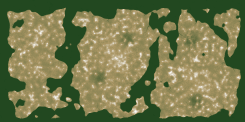
#> input picture docs/sjednoceni/obrazky/g4/02-nahled-vyska.png, 245 x 122 px
$ python kresli_g4.py
#> lines starting #> are read from the running program, lines starting #| are printed output that depends on the picture
# G-4: Godot jádro WillageJadro – tok volání a náhledy vrstev z headless testu (02/03 uložil JadroTest přes uzly NahledVrstvy).
import os
import matplotlib; matplotlib.use("Agg")
import matplotlib.pyplot as plt
from matplotlib.patches import FancyBboxPatch
here = os.path.dirname(os.path.abspath(__file__))
fig = plt.figure(figsize=(16, 9))
ax = fig.add_axes([0, 0.36, 1, 0.64]); ax.set_xlim(0, 16); ax.set_ylim(0, 6); ax.axis("off")
def box(x, y, w, h, t, fc, z=False, fs=9):
    ax.add_patch(FancyBboxPatch((x, y), w, h, boxstyle="round,pad=0.05", fc=fc, ec="#c33" if z else "#333", lw=2 if z else 1, ls="--" if z else "-"))
    ax.text(x + w / 2, y + h / 2, t, ha="center", va="center", fontsize=fs)
def sip(x1, y1, x2, y2, t=""):
    ax.annotate("", (x2, y2), (x1, y1), arrowprops=dict(arrowstyle="->", color="#555"))
    if t: ax.text((x1 + x2) / 2 + 0.1, (y1 + y2) / 2, t, fontsize=8, color="#555")
ax.text(8, 5.7, "G-4: Godot jádro WillageJadro (autoload) – hlavní vlákno jen řadí a zobrazuje, fasáda běží na jednom vlákně fronty", ha="center", fontsize=13, weight="bold")
box(0.3, 3.9, 4.6, 1.3, "Uzly ve scéně (editor)\nNahledVrstvy (TextureRect) · StavJadra (Label)\nZastupnyPanel ×6 (7d, M8, M9, U-1, U-2, nápověda)", "#eef", False, 9)
box(5.6, 3.9, 4.6, 1.3, "WillageJadro (Node, autoload)\nGeneruj · Nastav · Mapa · Otisky · Moduly · Parametry\nUloz · Nacti · Potvrd · Zrus  → id úlohy < 1 ms", "#ffd", False, 9)
box(10.9, 3.9, 4.8, 1.3, "FrontaPrace (Willage.Gen.Api, bez Godotu)\njedno vlákno, pořadí, CancellationToken\nkonec / průběh → dispečer = CallDeferred", "#cde", False, 9)
box(10.9, 1.9, 4.8, 1.3, "GeneratorSveta (fasáda G-3)\npipeline M0–M7 + zástupné M6d, M8, M9\nprůběh po modulech, zrušení mezi moduly", "#cde", False, 9)
box(5.6, 1.9, 4.6, 1.3, "Adaptéry DTO → Godot\nTexturaMapy (Image/ImageTexture) · SitRezu (ArrayMesh)\nMultiMeshSloupce (MultiMesh) · DtoNaVariant", "#efe", False, 9)
box(0.3, 1.9, 4.6, 1.3, "Signály (hlavní vlákno)\nModulHotov · PlanetaHotova · OtiskyHotove · MapaHotova\nParametrZmenen · PlanetaInfo · PraceSelhala · PraceZrusena\nKatalogZmenen (zástupný)", "#fef", False, 8)
sip(4.9, 4.55, 5.6, 4.55, "příkaz"); sip(10.2, 4.55, 10.9, 4.55, "Zarad"); sip(13.3, 3.9, 13.3, 3.2, "vlákno fronty")
sip(10.9, 2.55, 10.2, 2.55, "DTO"); sip(5.6, 2.55, 4.9, 2.55, "Texture, Dictionary"); sip(2.6, 3.2, 2.6, 3.9, "")
ax.text(8, 0.9, "headless test JadroTest.tscn (Godot 4.7.2 mono): 12/0 · zahřáté volání 0,017 ms · 277 snímků během 1,9 s generace, nejdelší 23,6 ms · otisky = CLI", ha="center", fontsize=10, color="#363")
for i, (f, t) in enumerate([("02-nahled-vyska.png", "NahledVrstvy: výška (980×488 / 4)"), ("03-nahled-biom.png", "NahledVrstvy: biom (980×488 / 4)")]):
    a = fig.add_axes([0.05 + i * 0.48, 0.02, 0.42, 0.32]); a.imshow(plt.imread(os.path.join(here, f)), interpolation="nearest"); a.set_title(t, fontsize=10); a.axis("off")
plt.savefig(os.path.join(here, "01-jadro.png"), dpi=110, bbox_inches="tight"); print("ok")
#> after `plt.savefig(os.path.join(here, '01-jadro.png'), dpi=110, bbox_inches='`:
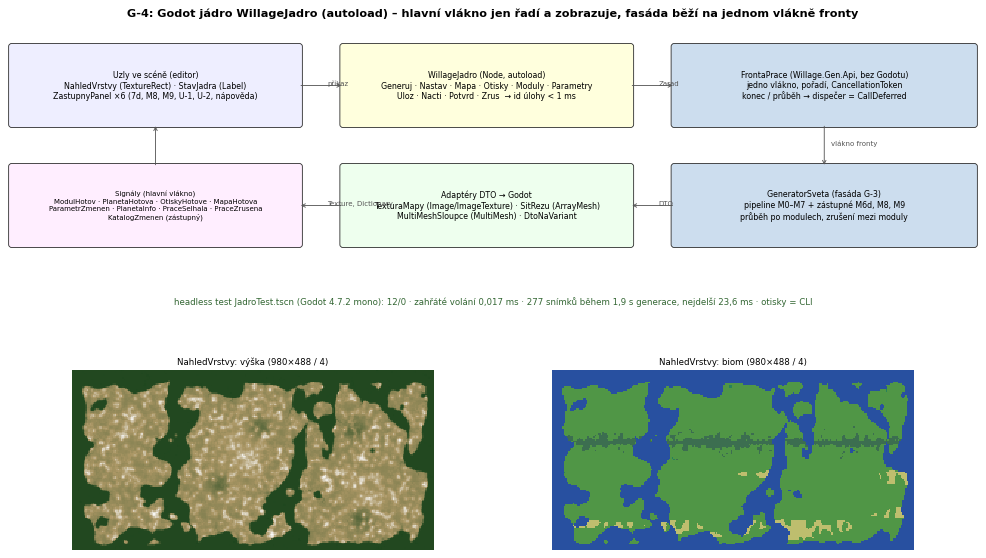
#> figure drawn by matplotlib, 3 panels
